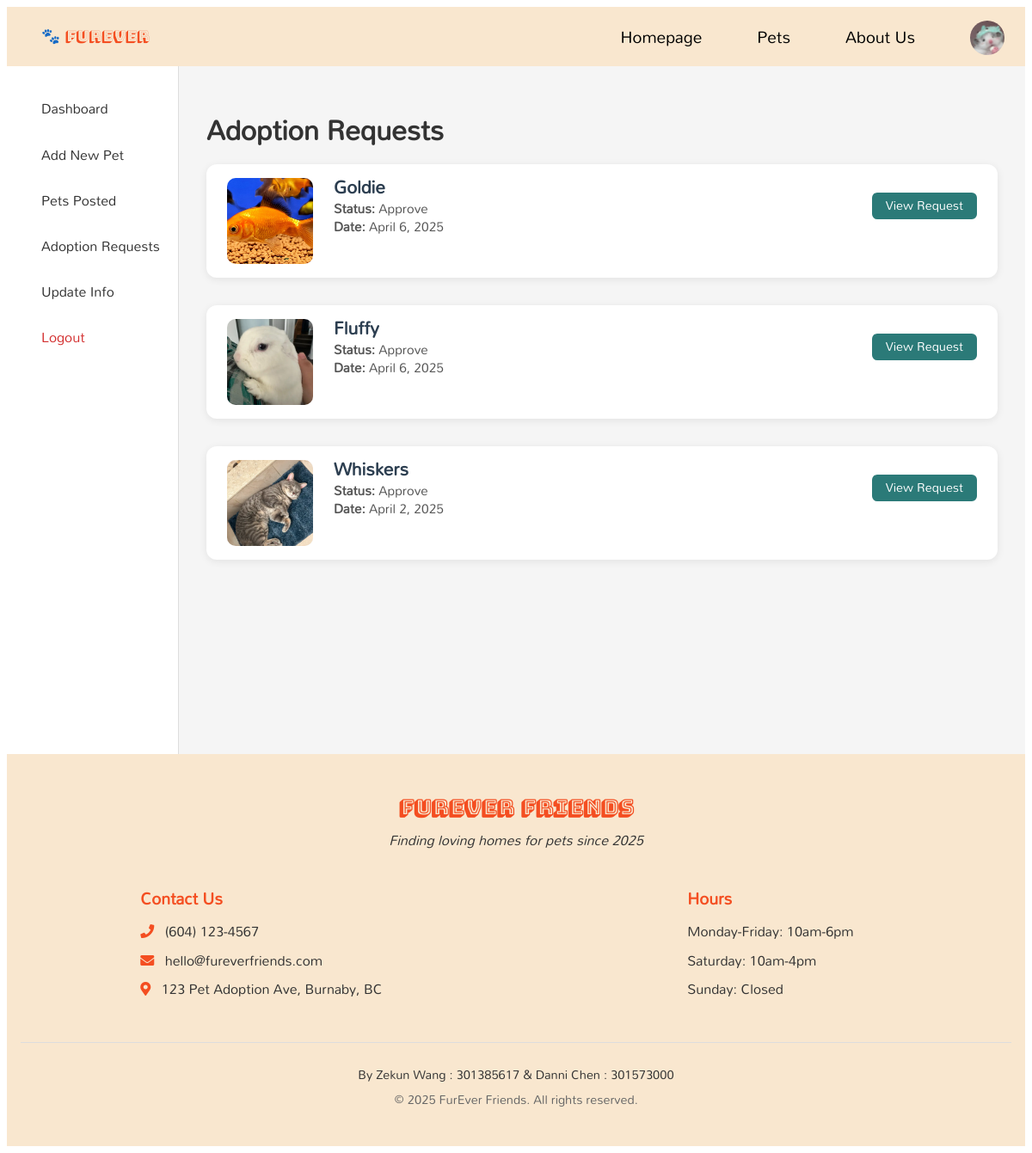
Before: /public/staff/provider/adoption_requests.php (signed in) with the older database file.
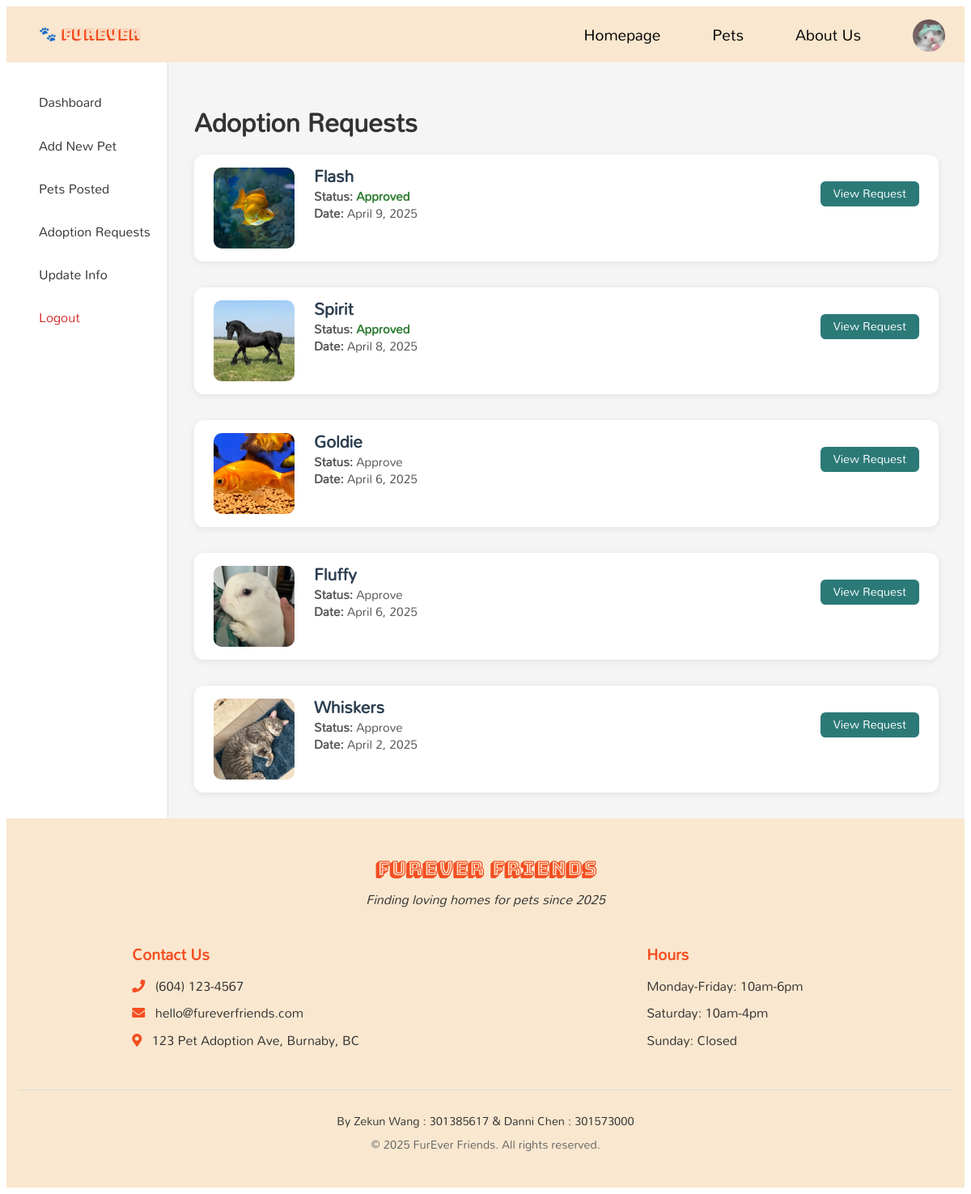
After: the same page with the newer database file.
### tables this page shows
CREATE TABLE `pet` (
  `pet_id` int(5) NOT NULL,
  `pet_name` varchar(20) NOT NULL,
  `location` varchar(50) NOT NULL,
  `pet_type` varchar(20) NOT NULL,
  `post_date` date NOT NULL,
  `description` text NOT NULL,
  `status` varchar(20) NOT NULL
);

### public/staff/provider/adoption_requests.php (the view, shortened to what this page needs)
<?php require_once("../../../private/functions/initialization.php") ?>
<?php
    require_once(ROOT_PATH . SHARED_PATH . '/header.php');
    $user_name = $_SESSION['user_name'];
    $userQuery = "SELECT user_id FROM user WHERE user_name = '$user_name'";
    $userResult = mysqli_query($connection, $userQuery);
    $userData = mysqli_fetch_assoc($userResult);
    $user_id = $userData['user_id'];
    $adoptionRequestQuery = "SELECT pet.pet_id, pet.pet_name, user.user_name, ar.status, ar.adoption_date, MIN(pet_images.images) AS image
        FROM adoption_records ar
        LEFT JOIN provide_records pr ON ar.pet_id = pr.pet_id
        LEFT JOIN pet ON ar.pet_id = pet.pet_id
        LEFT JOIN user ON ar.user_id = user.user_id
        LEFT JOIN pet_images ON pet.pet_id = pet_images.pet_id
        WHERE pr.user_id = '$user_id'
        GROUP BY pr.pet_id
        ORDER BY ar.adoption_date DESC";
    $adoptionRequestResult = mysqli_query($connection, $adoptionRequestQuery);
?>
<body>
<div class="dashboard-wrapper">
    <div class="sidebar-nav">
        <a href="provider_dashboard.php" class="nav-btn">Dashboard</a>
        <a href="post_pet.php" class="nav-btn">Add New Pet</a>
        <a href="provider_dashboard_post.php" class="nav-btn">Pets Posted</a>
        <a href="adoption_requests.php" class="nav-btn active">Adoption Requests</a>
        <a href="../general/personal_info.php" class="nav-btn">Update Info</a>
        <a href="../general/logout.php" class="nav-btn logout">Logout</a>
    </div>
    <div class="dashboard-container">
        <h2 class="section-title">Adoption Requests</h2>
        <div class="requests-grid">
            <?php if (mysqli_num_rows($adoptionRequestResult) > 0): ?>
                <?php while($row = mysqli_fetch_assoc($adoptionRequestResult)): ?>
                    <div class="request-card">
                        <div class="request-image">
                            <?php if ($row['image']): ?>
                                <img src="../../images/petimages/<?php echo htmlspecialchars($row['image']) ?>" alt="Pet Image">
                            <?php else: ?>
                                <div class="placeholder-img"><i class="fas fa-paw"></i></div>
                            <?php endif; ?>
                        </div>
                        <div class="request-content">
                            <div class="request-details">
                                <?php
                                    $status = ucfirst(htmlspecialchars($row['status']));
                                    $status_class = '';
                                    if($status === "Processing"):
                                ?>
                                    <h3><?= htmlspecialchars($row['pet_name']) ?><span> (Awaiting Processing...)</span></h3>
                                <?php else: ?>
                                    <h3><?= htmlspecialchars($row['pet_name']) ?></h3>
                                <?php endif; ?>
                                <?php
                                    if ($status === 'Approved') {
                                        $status_class = 'status-approved';
                                    } elseif ($status === 'Declined') {
                                        $status_class = 'status-declined';
                                    } elseif ($status === 'Processing') {
                                        $status_class = 'status-processing';
                                    }
                                ?>
                                <p><strong>Status:</strong> <span class="<?php echo $status_class ?>"><?php echo $status ?></span></p>
                                <p><strong>Date:</strong> <?php echo date('F j, Y', strtotime($row['adoption_date'])) ?></p>
                            </div>
                            <a href="request_processing.php?edit=<?php echo $row['pet_id'] ?>" class="view-btn">View Request</a>
                        </div>
                    </div>
                <?php endwhile; ?>
            <?php else: ?>
                <p class="no-requests-msg">You don't have any adoption requests.</p>
            <?php endif; ?>
        </div>
    </div>
</div>
<?php require_once(ROOT_PATH . SHARED_PATH . '/footer.php'); ?>
</body>
</html>

Changed rows visible on the page:
now on this page (row edited): pet: shows a picture, pet_name "Flash", status "Approved", adoption_date "April 9, 2025"
now on this page (row edited): pet: shows a picture, pet_name "Spirit", status "Approved", adoption_date "April 8, 2025"
